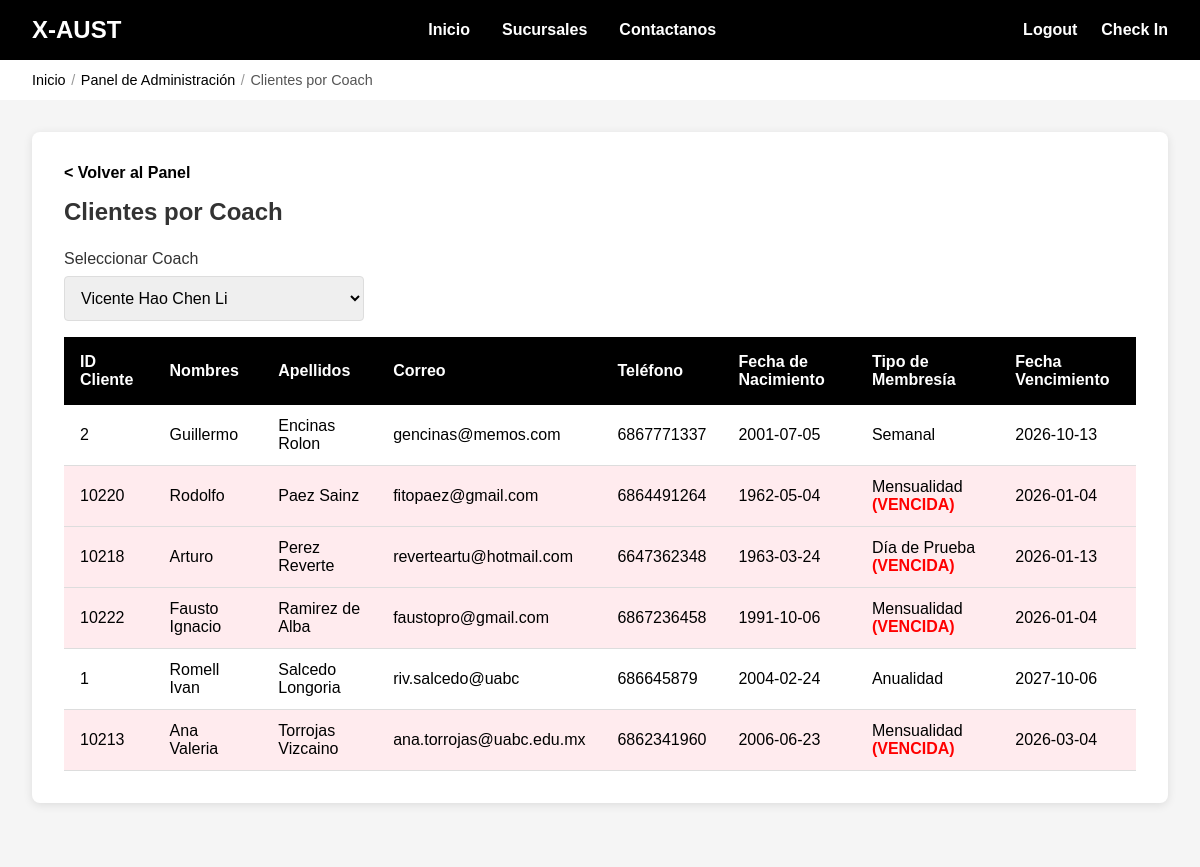
/admin/consultarClientesPorCoach.php?coach_id=1, run on the app's committed database.
### tables this page shows
CREATE TABLE `Cliente` (
  `idCliente` int NOT NULL AUTO_INCREMENT,
  `Nombres` varchar(100) NOT NULL,
  `Apellidos` varchar(100) NOT NULL,
  `Correo` varchar(150) NOT NULL,
  `Telefono` varchar(20) DEFAULT NULL,
  `fechaNacimiento` date DEFAULT NULL,
  `estadoMembresia` enum('DIA_PRUEBA','SEMANAL','MENSUALIDAD','ANUALIDAD','PROVISIONAL','VENCIDA') DEFAULT NULL,
  `fechaVencimiento` date DEFAULT NULL,
  `idCoach` int DEFAULT NULL,
  `fechaAsignacionCoach` date DEFAULT NULL,
  PRIMARY KEY (`idCliente`),
  UNIQUE KEY `Correo` (`Correo`),
  KEY `idx_cliente_coach` (`idCoach`),
  CONSTRAINT `fk_cliente_coach` FOREIGN KEY (`idCoach`) REFERENCES `Coach` (`idCoach`) ON DELETE SET NULL ON UPDATE CASCADE
);

### funciones.php (called while the page is built, shortened)
<?php
function estaVencida($fechaVencimiento, $tipoMembresia) {
    $hoy = new DateTime();
    $vencimiento = new DateTime($fechaVencimiento);
    return $hoy > $vencimiento;
}
function nombreMembresia($tipoMembresia) {
    $nombres = [
        'DIA_PRUEBA' => 'Día de Prueba',
        'SEMANAL' => 'Semanal',
        'MENSUALIDAD' => 'Mensualidad',
        'ANUALIDAD' => 'Anualidad',
        'PROVISIONAL' => 'Provisional',
        'VENCIDA' => 'Vencida'
    ];
    return isset($nombres[$tipoMembresia]) ? $nombres[$tipoMembresia] : $tipoMembresia;
}

### admin/consultarClientesPorCoach.php (the view, shortened to what this page needs)
<?php
include '../conexion.php';
include '../funciones.php';
$con = mysqli_connect($host, $user, $pw, $db) or die("Problemas con la BD");
$coachFiltro = isset($_GET['coach_id']) ? intval($_GET['coach_id']) : 0;
$columnaOrdenar = isset($_GET['ordenar']) ? $_GET['ordenar'] : 'Apellidos';
$coachesFiltro = mysqli_query(
    $con,
    "SELECT idCoach, CONCAT(Nombres, ' ', Apellidos) AS nombre
     FROM Coach
     ORDER BY Nombres, Apellidos"
);
$resultado = null;
if ($coachFiltro > 0) {
    $ordenSQL = "ORDER BY c." . $columnaOrdenar;
    $sql = "SELECT c.*
            FROM Cliente c
            WHERE c.idCoach = $coachFiltro
            " . $ordenSQL;
    $resultado = mysqli_query($con, $sql) or die("Problemas con la consulta: " . mysqli_error($con));
}
?>
<!DOCTYPE html>
<html lang="es">
<head>
    <link href="../css/style.css" rel="stylesheet" />
    <link href="../css/admin.css" rel="stylesheet" />
</head>
<body>
    <header class="header-admin">
        <div class="nav-logo">
            <a href="index.php">X-AUST</a>
        </div>
        <ul class="nav-menu">
            <li><a href="../main/index.html">Inicio</a></li>
            <li><a href="../main/sucursales.html">Sucursales</a></li>
            <li><a href="../main/contactanos.html">Contactanos</a></li>
        </ul>
        <ul class="nav-acciones">
            <li><a href="../main/login.html">Logout</a></li>
            <li><a href="../main/checkIn.php">Check In</a></li>
        </ul>
    </header>
    <nav class="breadcrumb">
        <a href="../main/login.html">Inicio</a>
        <span class="breadcrumb-separator">/</span>
        <a href="index.php">Panel de Administración</a>
        <span class="breadcrumb-separator">/</span>
        <span>Clientes por Coach</span>
    </nav>
    <main class="table-container">
        <div class="contenedor-tabla">
            <a href="index.php" class="back-link">< Volver al Panel</a>
            <h2>Clientes por Coach</h2>
            <form method="GET" id="filtroCoachForm" style="max-width:300px; margin-bottom:1rem;">
                <div class="form-group" style="margin-bottom:0;">
                    <label for="coach_id">Seleccionar Coach</label>
                    <select name="coach_id" id="coach_id" onchange="document.getElementById('filtroCoachForm').submit();">
                        <?php if ($coachesFiltro): ?>
                            <?php while($c = mysqli_fetch_assoc($coachesFiltro)): ?>
                                <option value="<?php echo $c['idCoach']; ?>"
                                    <?php echo $coachFiltro == $c['idCoach'] ? 'selected' : ''; ?>>
                                    <?php echo htmlspecialchars($c['nombre']); ?>
                                </option>
                            <?php endwhile; ?>
                        <?php endif; ?>
                    </select>
                </div>
            </form>
            <?php if ($coachFiltro === 0): ?>
                <div class="no-data">
                    <p>Seleccione un coach y haga clic en la lupa para ver sus clientes.</p>
                </div>
            <?php elseif ($resultado && mysqli_num_rows($resultado) > 0): ?>
                <table>
                    <thead>
                        <tr>
                            <th data-columna="idCliente">ID Cliente</th>
                            <th data-columna="Nombres">Nombres</th>
                            <th data-columna="Apellidos">Apellidos</th>
                            <th data-columna="Correo">Correo</th>
                            <th data-columna="Telefono">Teléfono</th>
                            <th data-columna="fechaNacimiento">Fecha de Nacimiento</th>
                            <th data-columna="estadoMembresia">Tipo de Membresía</th>
                            <th data-columna="fechaVencimiento">Fecha Vencimiento</th>
                        </tr>
                    </thead>
                    <tbody>
                        <?php while($reg = mysqli_fetch_assoc($resultado)):
                            $vencida = false;
                            if (isset($reg['fechaVencimiento']) && $reg['fechaVencimiento'] && $reg['estadoMembresia'] !== 'PROVISIONAL') {
                                $vencida = estaVencida($reg['fechaVencimiento'], $reg['estadoMembresia']);
                            }
                        ?>
                        <tr style="<?php echo ($vencida || $reg['estadoMembresia'] === 'VENCIDA') ? 'background-color: #ffebee;' : ''; ?>">
                            <td><?php echo htmlspecialchars($reg['idCliente']); ?></td>
                            <td><?php echo htmlspecialchars($reg['Nombres']); ?></td>
                            <td><?php echo htmlspecialchars($reg['Apellidos']); ?></td>
                            <td><?php echo htmlspecialchars($reg['Correo']); ?></td>
                            <td><?php echo htmlspecialchars($reg['Telefono']); ?></td>
                            <td><?php echo htmlspecialchars($reg['fechaNacimiento']); ?></td>
                            <td>
                                <?php
                                echo nombreMembresia($reg['estadoMembresia']);
                                if ($vencida || $reg['estadoMembresia'] === 'VENCIDA') {
                                    echo ' <span style="color: red; font-weight: bold;">(VENCIDA)</span>';
                                }
                                ?>
                            </td>
                            <td>
                                <?php
                                if (isset($reg['fechaVencimiento']) && $reg['fechaVencimiento']) {
                                    echo htmlspecialchars($reg['fechaVencimiento']);
                                } else {
                                    echo 'N/A';
                                }
                                ?>
                            </td>
                        </tr>
                        <?php endwhile; ?>
                    </tbody>
                </table>
            <?php elseif ($coachFiltro > 0): ?>
                <div class="no-data">
                    <p>No hay clientes asignados a este coach.</p>
                </div>
            <?php endif; ?>
        </div>
    </main>
</body>
</html>

### css/style.css (style rules this page uses)
* { margin: 0; padding: 0; box-sizing: border-box; }
body { font-family: Arial, sans-serif; }
header { color: #FFFFFF; display: flex; align-items: center; justify-content: space-between; padding: 1rem 2rem; width: 100%; }
header.header-admin { background-color: #000000; }
.nav-logo { flex: 0 0 auto; }
.nav-logo a { color: #FFFFFF; text-decoration: none; font-size: 1.5rem; font-weight: bold; }
.nav-menu { display: flex; list-style: none; gap: 2rem; flex: 1; justify-content: center; align-items: center; }
.nav-menu li { text-decoration: none; color: #FFFFFF; cursor: pointer; transition: all 0.3s ease; font-weight: bold; }
.nav-menu a { color: inherit; text-decoration: none; }
.nav-acciones { display: flex; list-style: none; gap: 1.5rem; flex: 0 0 auto; align-items: center; }
.nav-acciones li { text-decoration: none; color: #FFFFFF; cursor: pointer; transition: all 0.3s ease; font-weight: bold; }
.nav-acciones li a { text-decoration: none; color: inherit; }
.breadcrumb { margin: 0; padding: 0.75rem 2rem; font-size: 0.9rem; color: #555555; display: flex; align-items: center; flex-wrap: wrap; }
.breadcrumb a { color: #000000; text-decoration: none; font-weight: 500; }
.breadcrumb-separator { margin: 0 0.35rem; color: #999999; }
.table-container { min-height: calc(100vh - 80px); padding: 2rem; background-color: #f5f5f5; }
.contenedor-tabla { background-color: #FFFFFF; padding: 2rem; border-radius: 8px; box-shadow: 0 2px 10px rgba(0, 0, 0, 0.1); max-width: 1400px; margin: 0 auto; margin-bottom: 2rem; }
.contenedor-tabla h2 { margin-top: 0; margin-bottom: 1.5rem; color: #333; }
.back-link { display: inline-block; margin-bottom: 1rem; color: #000000; text-decoration: none; font-weight: bold; }
table { width: 100%; border-collapse: collapse; margin-top: 1rem; }
table thead tr { background-color: #000000; color: #FFFFFF; }
table th { padding: 1rem; text-align: left; font-weight: bold; }
table td { padding: 0.75rem 1rem; border-bottom: 1px solid #ddd; }
.form-group { margin-bottom: 1.5rem; }
.form-group label { display: block; margin-bottom: 0.5rem; color: #333; font-weight: 500; }
.form-group input, .form-group select, .form-group textarea { width: 100%; padding: 0.75rem; border: 1px solid #ddd; border-radius: 4px; font-size: 1rem; transition: border-color 0.3s ease; font-family: inherit; }

### data on the page
cliente: idCliente "2", Nombres "Guillermo", Apellidos "Encinas Rolon", Correo "gencinas@memos.com", Telefono "6867771337", fechaNacimiento "2001-07-05", estadoMembresia "Semanal", fechaVencimiento "2026-10-13"
cliente: idCliente "10220", Nombres "Rodolfo", Apellidos "Paez Sainz", Correo "fitopaez@gmail.com", Telefono "6864491264", fechaNacimiento "1962-05-04", estadoMembresia "Mensualidad", shows "(VENCIDA)", fechaVencimiento "2026-01-04"
cliente: idCliente "10218", Nombres "Arturo", Apellidos "Perez Reverte", Correo "reverteartu@hotmail.com", Telefono "6647362348", fechaNacimiento "1963-03-24", estadoMembresia "Día de Prueba", shows "(VENCIDA)", fechaVencimiento "2026-01-13"
cliente: idCliente "10222", Nombres "Fausto Ignacio", Apellidos "Ramirez de Alba", Correo "faustopro@gmail.com", Telefono "6867236458", fechaNacimiento "1991-10-06", estadoMembresia "Mensualidad", shows "(VENCIDA)", fechaVencimiento "2026-01-04"
cliente: idCliente "1", Nombres "Romell Ivan", Apellidos "Salcedo Longoria", Correo "riv.salcedo@uabc", Telefono "686645879", fechaNacimiento "2004-02-24", estadoMembresia "Anualidad", fechaVencimiento "2027-10-06"
cliente: idCliente "10213", Nombres "Ana Valeria", Apellidos "Torrojas Vizcaino", Correo "ana.torrojas@uabc.edu.mx", Telefono "6862341960", fechaNacimiento "2006-06-23", estadoMembresia "Mensualidad", shows "(VENCIDA)", fechaVencimiento "2026-03-04"

### other printed values
form field coach_id "Vicente Hao Chen Li"
